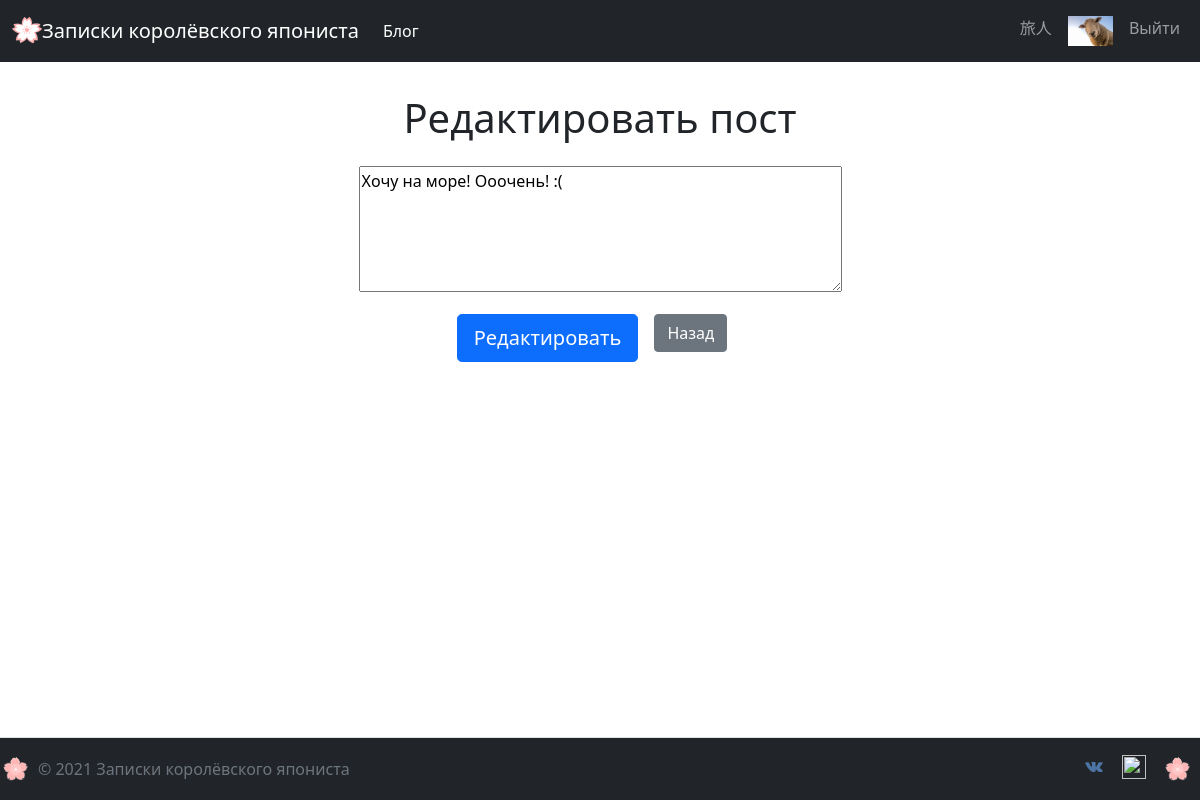
Page /8/edit_post (signed in) on the committed database.
### app/models.py (models this page shows, shortened)
class User(db.Model, UserMixin):
    id = db.Column(db.Integer, primary_key=True)
    email = db.Column(db.String(50), unique=True)
    username = db.Column(db.String(50), unique=True)
    password = db.Column(db.String(10))
    created_date = db.Column(db.DateTime(timezone=True), default=func.now())
    admin = db.Column(db.Boolean, default=False)
    about_me = db.Column(db.String(140))
    last_seen = db.Column(db.DateTime(timezone=True), default=func.now())
    avatar = db.Column(db.String(50), default=None)
    posts = db.relationship('Post', backref='user')
    comments = db.relationship('Comment', backref='user')
    likes = db.relationship('Like', backref='user')
    def get_avatar(self, size):
        if self.avatar:
            return f'/static/avatars/{self.username}_{self.avatar}'
        else:
            digest = md5(self.email.lower().encode('utf-8')).hexdigest()
            return f'https://www.gravatar.com/avatar/{digest}?d=identicon&s={size}'

class Post(db.Model):
    id = db.Column(db.Integer, primary_key=True)
    text = db.Column(db.Text(400), nullable=False)
    created_date = db.Column(db.DateTime(timezone=True), default=func.now())
    author = db.Column(db.Integer, db.ForeignKey('user.id'), nullable=False)
    comments = db.relationship('Comment', backref='post', passive_deletes=True)
    likes = db.relationship('Like', backref='post', passive_deletes=True)

### app/views.py (the view)
@views.route('<post_id>/edit_post', methods=['GET', 'POST'])
@login_required
def edit_post(post_id):
    post = Post.query.filter_by(id=post_id).first()
    form = PostForm()
    if form.validate_on_submit():
        post.text = form.text.data
        db.session.add(post)
        db.session.commit()
        flash('Данные сохранены.')
        return redirect(url_for('views.post', post_id=post_id))
    elif request.method == 'GET':
        form.text.data = post.text
    return render_template('edit_post.html', user=current_user, form=form)

### app/forms.py
class PostForm(FlaskForm):
    text = TextAreaField('Пост', validators=[DataRequired()], render_kw={"placeholder": "Напишите что-нибудь!",
                                                                         'cols': "50", 'rows': "5"})
    submit = SubmitField('Добавить')

### app/views.py (called while the page is built)
@views.before_app_request
def before_request():
    if current_user.is_authenticated:
        current_user.last_seen = datetime.now()
        db.session.commit()

### app/templates/edit_post.html (shortened to what this page needs)
{% extends 'base.html' %}
{% block content %}
<div class="d-flex justify-content-center">
    <div >
        <h1 align="center" class="py-3">Редактировать пост</h1>
    <form method="post">
    <div class="mb-3 form-group">
            {{ form.text() }}
    </div>
    <div class="d-flex justify-content-center">
    <div >
        <button type="submit" class="btn btn-lg btn-primary">Редактировать</button>
    </div>
    <div class=" px-3">
        <a href="/home"><button type="button" class="btn btn-secondary">Назад</button></a>
    </div>
        </div>
</form>
</div>
{% endblock %}

### app/templates/base.html (shortened to what this page needs)
<!DOCTYPE html>
<html lang="en">
<head>
    <link href="https://cdn.jsdelivr.net/npm/bootstrap@5.1.0/dist/css/bootstrap.min.css"
          rel="stylesheet"
>
    <link href="{{ url_for('static', filename='styles.css') }}"
            rel="stylesheet"
            type="text/css">
</head>
<body>
    <div class="d-flex flex-column overflow-hidden min-vh-100 vh-100">
    <header class="sticky-top">
    <nav class="navbar navbar-expand-lg navbar-dark bg-dark mb-3" style="background-color: #6f42c1;">
      <div class="container-fluid" >
          <a class="navbar-brand" href="/hello">
          <img src="/static/images/93zGbFI-sakura-blossom-alice-vector.svg" alt="" width="30" height="30" class="d-inline-block align-text-top">Записки королёвского япониста
          </a>
          <div class="navbar-nav">
            <a class="nav-item nav-link active" aria-current="page" href="/home">Блог</a>
          </div>
        <div class="collapse navbar-collapse justify-content-end" id="navbar">
          <div class="navbar-nav">
              {% if user.is_authenticated %}
                <a class="nav-item nav-link">{{ current_user.username }}</a>
                <a class="nav-item nav-link" href="/{{current_user.username}}/profile"><img src="{{ current_user.get_avatar(30) }}" width="auto" height="30"></a>
                <a class="nav-item nav-link" href="/logout">Выйти</a>
              {% else %}
                <a class="nav-item nav-link" href="/login">Войти</a>
                <a class="nav-item nav-link" href="/signup">Зарегистрироваться</a>
              {% endif %}
          </div>
        </div>
      </div>
    </nav>
    </header>
    <main role="main" class="flex-grow-1 overflow-auto flex-fill">
        <div class="container">
            {% block content %}
            {% endblock %}
        </div>
    </main>
    <footer class="d-flex flex-wrap justify-content-between align-items-center py-3 border-top flex-grow-0 sticky-bottom bg-dark">
        <div
        <div class="col-md-4 d-flex align-items-center" >
          <a href="/" class="mb-3 me-2 mb-md-0 text-muted text-decoration-none lh-1">
            <img src="/static/images/009.svg" alt="" width="30" height="30">
          </a>
          <span class="text-muted">© 2021 Записки королёвского япониста</span>
        </div>
        <ul class="nav col-md-4 justify-content-end list-unstyled d-flex">
          <li class="ms-3"><a class="text-muted" href="https://vk.com/vlad.yurkoff"><img src="/static/images/1486147227-social-media-network26_79482.svg" alt="" width="24" height="24" class="d-inline-block align-text-top"></a></li>
          <li class="ms-3"><a class="text-muted" href="https://www.instagram.com/vladislaviurkov72/"><img src="/static/images/Instagram_icon-icons.com_66804.svg" alt="" width="24" height="24" class="d-inline-block align-text-top"></a></li>
          <li class="ms-3"><a href="/" class="mb-3 me-2 mb-md-0 text-muted text-decoration-none lh-1">
            <img src="/static/images/009.svg" alt="" width="30" height="30">
          </a></li>
        </ul>
    </footer>
</div>
</body>
</html>

### rows in the picture
User: username "旅人", get_avatar (picture)
Post: text "Хочу на море! Ооочень! :("
